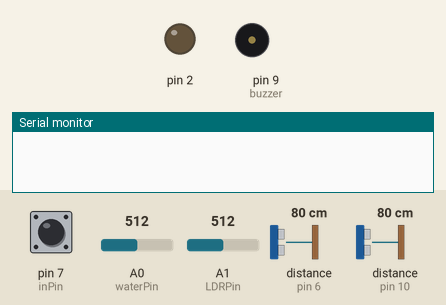
Recording of a sketch running on a simulated Arduino Uno, built with avr-gcc and run on an emulated ATmega328P. Shown: output pins drawn as LEDs (lit = HIGH), buzzer (waves = sounding), the last lines printed to the serial monitor. Wiring (inferred from the names in the program): 2 × ultrasonic range finder: trigger pin 5, echo pin 6 / trigger pin 8, echo pin 10. The inputs (shaded band) are chosen by the test bench; at power-on: distance to the obstacle (sensors on pin 6, pin 10) 80 cm, A0 (waterPin) = 512, A1 (LDRPin) = 512, pin 7 (inPin) HIGH. The echo pulse lasts 58.3 µs per cm; pins used as bus, display or sensor lines are not drawn.

Above: at 1.3 s.
1.4 s: distance to the obstacle (sensor on pin 6) set to 54 cm
2.9 s: distance to the obstacle (sensor on pin 6) set to 47 cm
5.9 s: A0 (waterPin) set to 491
8.9 s: A0 (waterPin) set to 468
At 10.38 s:
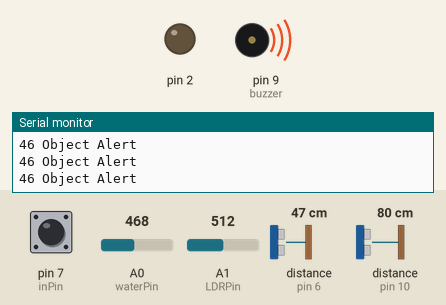
11.9 s: A1 (LDRPin) set to 33
14.9 s: A1 (LDRPin) set to 26
At 16.9 s:
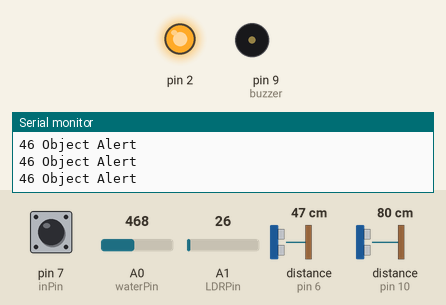
Timing chart, 0 to 18.9 s (numbered marks = the images above; inputs shaded):
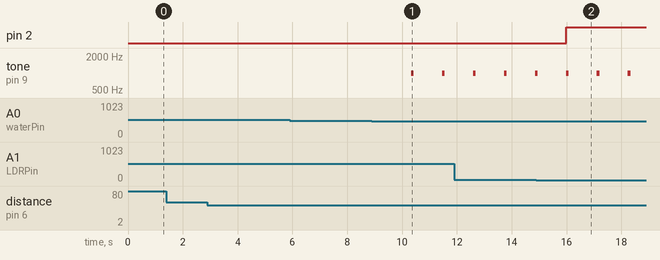

The sketch:

all_together.ino
```cpp
#include <SoftwareSerial.h>
SoftwareSerial mySerial(11, 12);
const int inPin = 7;
const int trigPin = 8;//ULTRA
const int echoPin = 10;
const int buzzer = 9;
const int pothole_trig = 5;
const int pothole_echo = 6;
long duration;
long pothole_duration;
int distance;
int pothole_distance;
int LDRPin = A1; //LDR
int lightintensity ;
int waterPin = A0;//WATER
int moisture;
int percentage;
int map_low = 800;
int map_high = 400;

void setup() {
  mySerial.begin(9600);
  Serial.begin(9600);
  delay(100);
  pinMode(inPin, INPUT);
  pinMode(trigPin, OUTPUT);
  pinMode(echoPin, INPUT);
  pinMode(pothole_trig, OUTPUT);
  pinMode(pothole_echo, INPUT);
  pinMode(buzzer, OUTPUT);
  digitalWrite(buzzer,LOW);
  pinMode(2, OUTPUT);

}
void ultrasonic()
{
  Serial.print(distance);
  Serial.println(" pothole Alert");
  digitalWrite(buzzer,HIGH);
  for (int i=distance; i>0; i--)
    delay(10);
  digitalWrite(buzzer,LOW);
  for (int i=distance; i>0; i--)
    delay(10);
}
void pothole_ultrasonic()
{
  Serial.print(pothole_distance);
  Serial.println(" Object Alert");
  digitalWrite(buzzer,HIGH);
  for (int i=pothole_distance; i>0; i--)
    delay(10);
  digitalWrite(buzzer,LOW);
  for (int i=pothole_distance; i>0; i--)
    delay(10);
}
void checkdistance()
{
  digitalWrite(trigPin, LOW);
  delayMicroseconds(2);
  digitalWrite(trigPin, HIGH);
  delayMicroseconds(10);
  digitalWrite(trigPin, LOW);
  duration = pulseIn(echoPin, HIGH);
  distance= duration*0.034/2;
}
void checkpothole()
{
  digitalWrite(pothole_trig, LOW);
  delayMicroseconds(2);
  digitalWrite(pothole_trig, HIGH);
  delayMicroseconds(10);
  digitalWrite(pothole_trig, LOW);
  pothole_duration = pulseIn(pothole_echo, HIGH);
  pothole_distance= pothole_duration*0.034/2;
}
void LDR()
{
  if(lightintensity < 30)
      digitalWrite(2,HIGH);
    else
      digitalWrite(2,LOW);
    //delay(5);
}
void watersensor()
{
  if (percentage>80){
      //Serial.println("buzzing");
      tone(buzzer, 1000); // Send 1KHz sound signal...
      delay(100);        // ...for 1 sec
      noTone(buzzer);     // Stop sound...
      delay(100);        // ...for 1sec
    }
}
void SendMessage()
{
  mySerial.println("AT+CMGF=1");    //Sets the GSM Module in Text Mode
  delay(1000);  // Delay of 1000 milli seconds or 1 second
  mySerial.println("AT+CMGS=\"+919008791799\"\r"); // Replace x with mobile number
  delay(1000);
  mySerial.println("There is an emergency !!");// The SMS text you want to send
  delay(100);
   mySerial.println((char)26);// ASCII code of CTRL+Z
  delay(1000);
}

void loop() {


    lightintensity = analogRead(LDRPin);
    moisture = analogRead(waterPin);
    percentage = map(moisture , map_low, map_high , 0, 100);
    checkdistance();
    if (distance<50)
    {
       ultrasonic();
    }
    checkpothole();
    if (pothole_distance<50)
    {
       pothole_ultrasonic();
    }
    //Serial.print("light intensity :");
    //Serial.println(lightintensity);
    LDR();
    watersensor();

   int val = digitalRead(inPin);  // read input value
     if (val == LOW) {
    //digitalWrite(ledPin, LOW);
    SendMessage();

     }

}
```

Measured:
- the behaviour switches between 477 and 476 on A0 (waterPin) (found by bisection; images 0 and 1)
- the behaviour switches between 30 and 29 on A1 (LDRPin) (found by bisection; images 1 and 2)
- after the input at 1.4 s, every drawn part: stays the same
- after the input at 8.9 s, tone on pin 9 (buzzer): alternates 1000 Hz for 0.10 s and silent for 1.0 s, starting after 1.4 s
- after the input at 14.9 s, pin 2: LOW → HIGH after 1.1 s
